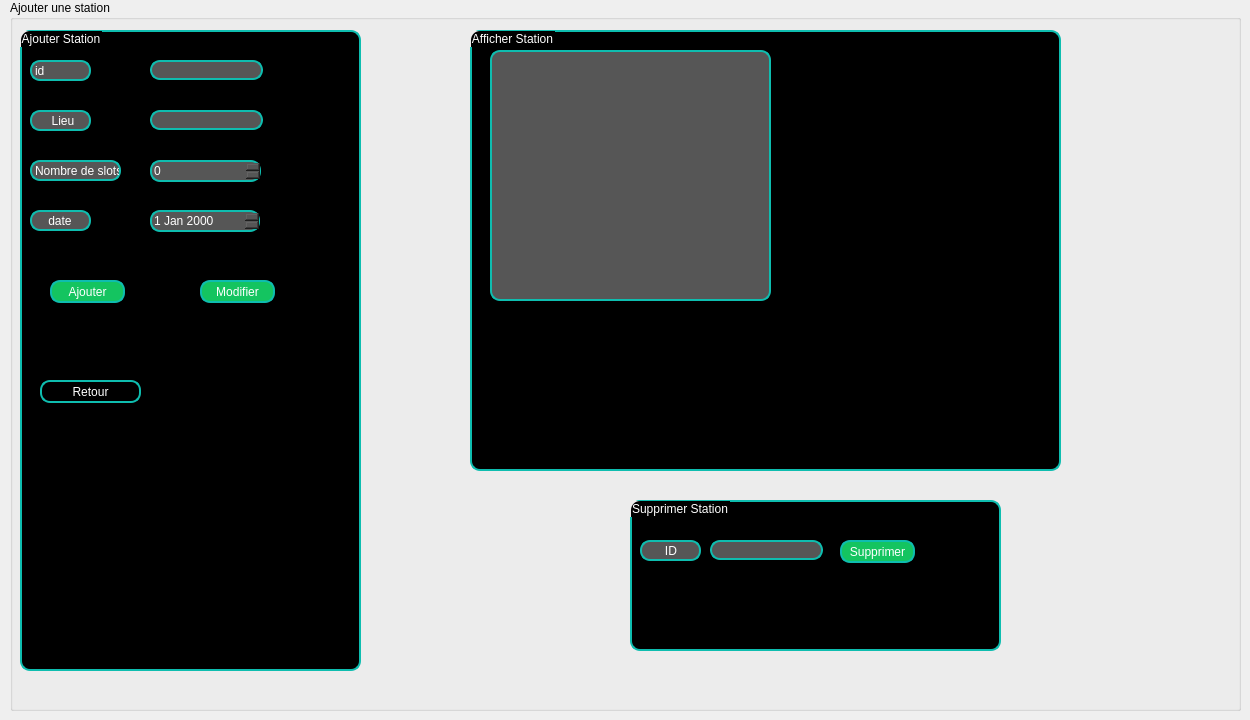
              <widget class="QWidget" name="tab_10">
               <attribute name="icon">
                <iconset>
                 <normalon>:/images/img/airplay.svg</normalon>
                </iconset>
               </attribute>
               <attribute name="title">
                <string>Gerer Stations</string>
               </attribute>
               <widget class="QGroupBox" name="groupBox_10">
                <property name="geometry">
                 <rect>
                  <x>10</x>
                  <y>0</y>
                  <width>1231</width>
                  <height>711</height>
                 </rect>
                </property>
                <property name="styleSheet">
                 <string notr="true"/>
                </property>
                <property name="title">
                 <string>Ajouter une station</string>
                </property>
                <widget class="QGroupBox" name="groupBox_11">
                 <property name="geometry">
                  <rect>
                   <x>10</x>
                   <y>30</y>
                   <width>341</width>
                   <height>641</height>
                  </rect>
                 </property>
                 <property name="styleSheet">
                  <string notr="true">border:2px solid rgb(14,189,175);
border-radius:10px;
background:#000;
color:#fff;</string>
                 </property>
                 <property name="title">
                  <string>Ajouter Station</string>
                 </property>
                 <widget class="QLabel" name="lieu">
                  <property name="geometry">
                   <rect>
                    <x>10</x>
                    <y>80</y>
                    <width>61</width>
                    <height>21</height>
                   </rect>
                  </property>
                  <property name="styleSheet">
                   <string notr="true">border:2px solid rgb(14,189,175);
border-radius:10px;
background-color:rgb(86,86,86);
color:#fff;</string>
                  </property>
                  <property name="text">
                   <string>     Lieu</string>
                  </property>
                 </widget>
                 <widget class="QLabel" name="nbS">
                  <property name="geometry">
                   <rect>
                    <x>10</x>
                    <y>130</y>
                    <width>91</width>
                    <height>21</height>
                   </rect>
                  </property>
                  <property name="styleSheet">
                   <string notr="true">border:2px solid rgb(14,189,175);
border-radius:10px;
background-color:rgb(86,86,86);
color:#fff;</string>
                  </property>
                  <property name="text">
                   <string>Nombre de slots</string>
                  </property>
                 </widget>
                 <widget class="QLabel" name="date">
                  <property name="geometry">
                   <rect>
                    <x>10</x>
                    <y>180</y>
                    <width>61</width>
                    <height>21</height>
                   </rect>
                  </property>
                  <property name="styleSheet">
                   <string notr="true">border:2px solid rgb(14,189,175);
border-radius:10px;
background-color:rgb(86,86,86);
color:#fff;</string>
                  </property>
                  <property name="text">
                   <string>    date</string>
                  </property>
                 </widget>
                 <widget class="QLineEdit" name="le_lieu">
                  <property name="geometry">
                   <rect>
                    <x>130</x>
                    <y>80</y>
                    <width>113</width>
                    <height>20</height>
                   </rect>
                  </property>
                  <property name="styleSheet">
                   <string notr="true">border:2px solid rgb(14,189,175);
border-radius:10px;
background-color:rgb(86,86,86);
color:#fff;</string>
                  </property>
                 </widget>
                 <widget class="QSpinBox" name="le_nbS">
                  <property name="geometry">
                   <rect>
                    <x>130</x>
                    <y>130</y>
                    <width>111</width>
                    <height>22</height>
                   </rect>
                  </property>
                  <property name="styleSheet">
                   <string notr="true">border:2px solid rgb(14,189,175);
border-radius:10px;
background-color:rgb(86,86,86);
color:#fff;</string>
                  </property>
                 </widget>
                 <widget class="QPushButton" name="modifier">
                  <property name="geometry">
                   <rect>
                    <x>180</x>
                    <y>250</y>
                    <width>75</width>
                    <height>23</height>
                   </rect>
                  </property>
                  <property name="styleSheet">
                   <string notr="true">border:2px solid rgb(14,189,175);
border-radius:10px;
background-color:rgb(20,196,96);
color:#fff;</string>
                  </property>
                  <property name="text">
                   <string>Modifier</string>
                  </property>
                 </widget>
                 <widget class="QPushButton" name="ajouter">
                  <property name="geometry">
                   <rect>
                    <x>30</x>
                    <y>250</y>
                    <width>75</width>
                    <height>23</height>
                   </rect>
                  </property>
                  <property name="styleSheet">
                   <string notr="true">border:2px solid rgb(14,189,175);
border-radius:10px;
background-color:rgb(20,196,96);
color:#fff;</string>
                  </property>
                  <property name="text">
                   <string>Ajouter</string>
                  </property>
                 </widget>
                 <widget class="QDateEdit" name="le_date">
                  <property name="geometry">
                   <rect>
                    <x>130</x>
                    <y>180</y>
                    <width>110</width>
                    <height>22</height>
                   </rect>
                  </property>
                  <property name="styleSheet">
                   <string notr="true">border:2px solid rgb(14,189,175);
border-radius:10px;
background-color:rgb(86,86,86);
color:#fff;</string>
                  </property>
                 </widget>
                 <widget class="QLineEdit" name="le_id">
                  <property name="geometry">
                   <rect>
                    <x>130</x>
                    <y>30</y>
                    <width>113</width>
                    <height>20</height>
                   </rect>
                  </property>
                  <property name="styleSheet">
                   <string notr="true">border:2px solid rgb(14,189,175);
border-radius:10px;
background-color:rgb(86,86,86);
color:#fff;</string>
                  </property>
                 </widget>
                 <widget class="QLabel" name="id">
                  <property name="geometry">
                   <rect>
                    <x>10</x>
                    <y>30</y>
                    <width>61</width>
                    <height>21</height>
                   </rect>
                  </property>
                  <property name="styleSheet">
                   <string notr="true">border:2px solid rgb(14,189,175);
border-radius:10px;
background-color:rgb(86,86,86);
color:#fff;</string>
                  </property>
                  <property name="text">
                   <string>id</string>
                  </property>
                 </widget>
                 <widget class="QPushButton" name="pushButton_4">
                  <property name="geometry">
                   <rect>
                    <x>20</x>
                    <y>350</y>
                    <width>101</width>
                    <height>23</height>
                   </rect>
                  </property>
                  <property name="text">
                   <string>Retour</string>
                  </property>
                 </widget>
                </widget>
                <widget class="QGroupBox" name="groupBox_12">
                 <property name="geometry">
                  <rect>
                   <x>460</x>
                   <y>30</y>
                   <width>591</width>
                   <height>441</height>
                  </rect>
                 </property>
                 <property name="styleSheet">
                  <string notr="true">border:2px solid rgb(14,189,175);
border-radius:10px;
background:#000;
color:#fff;</string>
                 </property>
                 <property name="title">
                  <string>Afficher Station</string>
                 </property>
                 <widget class="QTableView" name="tab_afficher">
                  <property name="geometry">
                   <rect>
                    <x>20</x>
                    <y>20</y>
                    <width>281</width>
                    <height>251</height>
                   </rect>
                  </property>
                  <property name="styleSheet">
                   <string notr="true">border:2px solid rgb(14,189,175);
border-radius:10px;
background-color:rgb(86,86,86);
color:#fff;</string>
                  </property>
                 </widget>
                </widget>
                <widget class="QGroupBox" name="groupBox_13">
                 <property name="geometry">
                  <rect>
                   <x>620</x>
                   <y>500</y>
                   <width>371</width>
                   <height>151</height>
                  </rect>
                 </property>
                 <property name="styleSheet">
                  <string notr="true">border:2px solid rgb(14,189,175);
border-radius:10px;
background:#000;
color:#fff;</string>
                 </property>
                 <property name="title">
                  <string>Supprimer Station</string>
                 </property>
                 <widget class="QLabel" name="id_supp">
                  <property name="geometry">
                   <rect>
                    <x>10</x>
                    <y>40</y>
                    <width>61</width>
                    <height>21</height>
                   </rect>
                  </property>
                  <property name="styleSheet">
                   <string notr="true">border:2px solid rgb(14,189,175);
border-radius:10px;
background-color:rgb(86,86,86);
color:#fff;</string>
                  </property>
                  <property name="text">
                   <string>      ID</string>
                  </property>
                 </widget>
                 <widget class="QLineEdit" name="supp_id">
                  <property name="geometry">
                   <rect>
                    <x>80</x>
                    <y>40</y>
                    <width>113</width>
                    <height>20</height>
                   </rect>
                  </property>
                  <property name="styleSheet">
                   <string notr="true">border:2px solid rgb(14,189,175);
border-radius:10px;
background-color:rgb(86,86,86);
color:#fff;</string>
                  </property>
                 </widget>
                 <widget class="QPushButton" name="supprimer">
                  <property name="geometry">
                   <rect>
                    <x>210</x>
                    <y>40</y>
                    <width>75</width>
                    <height>23</height>
                   </rect>
                  </property>
                  <property name="styleSheet">
                   <string notr="true">border:2px solid rgb(14,189,175);
border-radius:10px;
background-color:rgb(20,196,96);
color:#fff;</string>
                  </property>
                  <property name="text">
                   <string>Supprimer</string>
                  </property>
                 </widget>
                </widget>
               </widget>
              </widget>
